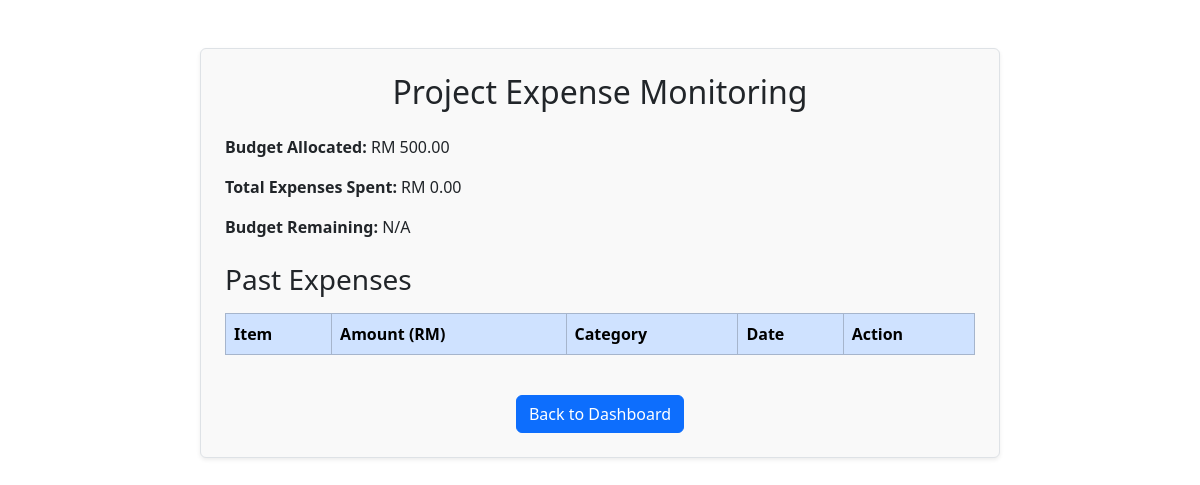
The page /project/2/expenses/ on the database as committed earlier.
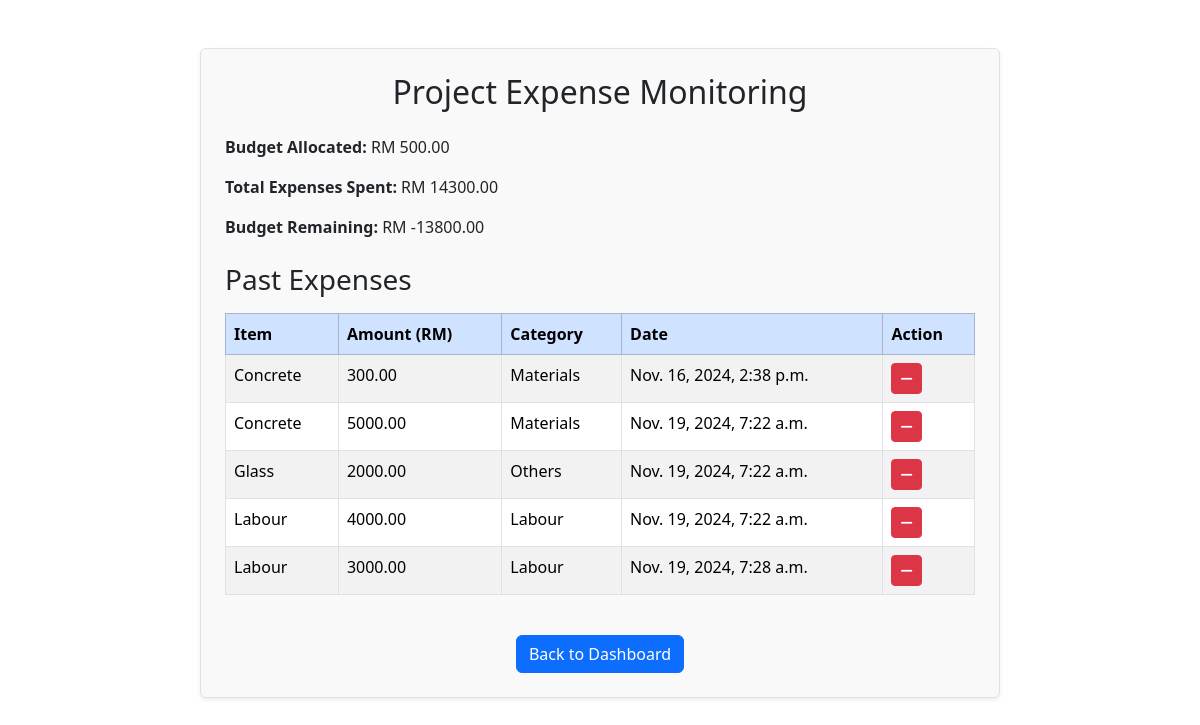
The same page on the database as committed later.
### renobridge/models.py (models this page shows, shortened)
class Project(models.Model):
    owner = models.ForeignKey(Homeowner, on_delete=models.CASCADE, related_name='projects')
    contractor = models.ForeignKey(Contractor, on_delete=models.SET_NULL, null=True, related_name='projects')
    processes_required = models.JSONField(null=True, blank=True)
    processes_completed = models.JSONField(null=True, blank=True)
    budget_allocated = models.DecimalField(max_digits=10, decimal_places=2, null=True, blank=True)
    expenses_spent = models.DecimalField(max_digits=10, decimal_places=2, default=0.00)
    total_duration = models.PositiveIntegerField(help_text="Expected total duration in days", null=True, blank=True)
    duration_spent = models.PositiveIntegerField(help_text="Actual duration spent in days", default=0)
    progress_percentage = models.FloatField(default=0)
    status = models.CharField(max_length=20, default='In Progress')

class Expense(models.Model):
    project = models.ForeignKey(Project, on_delete=models.CASCADE, related_name='expenses')
    item = models.CharField(max_length=255)
    amount = models.DecimalField(max_digits=10, decimal_places=2)
    category = models.CharField(max_length=255)
    created_at = models.DateTimeField(auto_now_add=True)

### renobridge/views.py (the view)
# urls.py: path('project/<int:project_id>/expenses/', views.view_expenses, name='view_expenses'),
def view_expenses(request, project_id):
    project = get_object_or_404(Project, id=project_id)
    expenses = project.expenses.all()
    budget_remaining = project.budget_allocated - project.expenses_spent if project.budget_allocated and project.expenses_spent else None
    return render(request, 'view_expenses.html',{
        'project': project,
        'expenses': expenses,
        'budget_remaining': budget_remaining
    })

### renobridge/templates/view_expenses.html (shortened to what this page needs)
<!DOCTYPE html>
<html lang="en">
<head>
    <link rel="stylesheet" href="https://cdn.jsdelivr.net/npm/bootstrap@5.3.3/dist/css/bootstrap.min.css">
    <link rel="stylesheet" href="https://cdnjs.cloudflare.com/ajax/libs/font-awesome/6.0.0-beta3/css/all.min.css">
</head>
<body>
    <div class="container mt-5 p-4 border rounded shadow-sm" style="max-width: 800px; margin: auto; background-color: #f9f9f9;">
        <h2 class="text-center mb-4">Project Expense Monitoring</h2>
        <div class="mb-4">
            <p><strong>Budget Allocated:</strong> RM {{ project.budget_allocated }}</p>
            <p><strong>Total Expenses Spent:</strong> RM {{ project.expenses_spent }}</p>
            <p><strong>Budget Remaining:</strong>
                {% if budget_remaining is not None %}
                    RM {{ budget_remaining|floatformat:2 }}
                {% else %}
                    N/A
                {% endif %}
            </p>
        </div>
        <h3 class="mb-3">Past Expenses</h3>
        <div class="table-responsive">
            <table class="table table-striped table-bordered">
                <thead class="table-primary">
                    <tr>
                        <th>Item</th>
                        <th>Amount (RM)</th>
                        <th>Category</th>
                        <th>Date</th>
                        <th>Action</th>
                    </tr>
                </thead>
                <tbody>
                    {% for expense in expenses %}
                    <tr>
                        <td>{{ expense.item }}</td>
                        <td>{{ expense.amount }}</td>
                        <td>{{ expense.category }}</td>
                        <td>{{ expense.created_at }}</td>
                        <td>
                            <form action="{% url 'delete_expense' project.id expense.id %}" method="post" style="display: inline;">
                                <button type="submit" class="btn btn-danger btn-sm">
                                    <i class="fas fa-minus"></i>
                                </button>
                            </form>
                        </td>
                    </tr>
                    {% endfor %}
                </tbody>
            </table>
        </div>
        <div class="mt-4 text-center">
            <a href="{% url 'expert_dashboard' %}" class="btn btn-primary">Back to Dashboard</a>
        </div>
    </div>
</body>
</html>

Rows that differ between the two databases and show on the page:
changed Project: expenses_spent "0.00" → "14300.00"
added Expense: item "Concrete", amount "300.00", category "Materials", created_at "Nov. 16, 2024, 2:38 p.m."
added Expense: item "Concrete", amount "5000.00", category "Materials", created_at "Nov. 19, 2024, 7:22 a.m."
added Expense: item "Glass", amount "2000.00", category "Others", created_at "Nov. 19, 2024, 7:22 a.m."
added Expense: item "Labour", amount "4000.00", category "Labour", created_at "Nov. 19, 2024, 7:22 a.m."
added Expense: item "Labour", amount "3000.00", category "Labour", created_at "Nov. 19, 2024, 7:28 a.m."
Other text that changed with them:
{{ budget_remaining|floatformat:2 }}: (not shown) → "-13800.00"
text no longer shown: "N/A"
text now shown: "RM"
